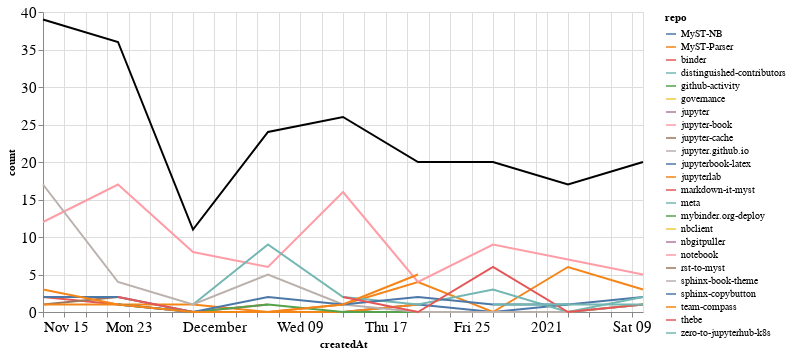

This figure's notebook cell:
### Markdown cell above
### Comments

### Code cell
comments_time = comments.groupby('repo').resample('W', on='createdAt').count()['author'].reset_index()
comments_time = comments_time.rename(columns={'author': 'count'})
comments_time_total = comments_time.groupby('createdAt').agg({"count": "sum"}).reset_index()
ch1 = alt.Chart(comments_time, width=600).mark_line().encode(
    x='createdAt',
    y='count',
    color='repo',
    tooltip="repo"
)

ch2 = alt.Chart(comments_time_total, width=600).mark_line(color="black").encode(
    x='createdAt',
    y='count',
)

ch1 + ch2

### Figure 1 — Vega-Lite specification as saved in the notebook (floating-point values rounded to 4 significant figures)
{"config": {"axisLeft": {"labelFontSize": 15}, "axisBottom": {"labelFontSize": 15}}, "layer": [{"data": {"name": "data-11114c6d2c5ae00d6985b5b91a9d11e4"}, "mark": "line", "encoding": {"color": {"type": "nominal", "field": "repo"}, "tooltip": {"type": "nominal", "field": "repo"}, "x": {"type": "temporal", "field": "createdAt"}, "y": {"type": "quantitative", "field": "count"}}, "width": 600}, {"data": {"name": "data-98dbfeb9f9ddcbe124a0586cab08dd61"}, "mark": {"type": "line", "color": "black"}, "encoding": {"x": {"type": "temporal", "field": "createdAt"}, "y": {"type": "quantitative", "field": "count"}}, "width": 600}], "$schema": "https://vega.github.io/schema/vega-lite/v4.8.1.json", "datasets": {"data-11114c6d2c5ae00d6985b5b91a9d11e4": [{"repo": "MyST-NB", "createdAt": "2020-11-22T00:00:00", "count": 2}, {"repo": "MyST-NB", "createdAt": "2020-11-29T00:00:00", "count": 0}, {"repo": "MyST-NB", "createdAt": "2020-12-06T00:00:00", "count": 0}, {"repo": "MyST-NB", "createdAt": "2020-12-13T00:00:00", "count": 0}, {"repo": "MyST-NB", "createdAt": "2020-12-20T00:00:00", "count": 1}, {"repo": "MyST-NB", "createdAt": "2020-12-27T00:00:00", "count": 0}, {"repo": "MyST-NB", "createdAt": "2021-01-03T00:00:00", "count": 1}, {"repo": "MyST-NB", "createdAt": "2021-01-10T00:00:00", "count": 2}, {"repo": "MyST-Parser", "createdAt": "2020-11-22T00:00:00", "count": 1}, {"repo": "MyST-Parser", "createdAt": "2020-11-29T00:00:00", "count": 0}, {"repo": "MyST-Parser", "createdAt": "2020-12-06T00:00:00", "count": 0}, {"repo": "MyST-Parser", "createdAt": "2020-12-13T00:00:00", "count": 1}, {"repo": "MyST-Parser", "createdAt": "2020-12-20T00:00:00", "count": 4}, {"repo": "MyST-Parser", "createdAt": "2020-12-27T00:00:00", "count": 0}, {"repo": "MyST-Parser", "createdAt": "2021-01-03T00:00:00", "count": 6}, {"repo": "MyST-Parser", "createdAt": "2021-01-10T00:00:00", "count": 3}, {"repo": "binder", "createdAt": "2020-11-15T00:00:00", "count": 2}, {"repo": "binder", "createdAt": "2020-11-22T00:00:00", "count": 1}, {"repo": "distinguished-contributors", "createdAt": "2020-12-20T00:00:00", "count": 1}, {"repo": "github-activity", "createdAt": "2020-12-13T00:00:00", "count": 1}, {"repo": "governance", "createdAt": "2020-11-22T00:00:00", "count": 1}, {"repo": "jupyter", "createdAt": "2020-12-20T00:00:00", "count": 1}, {"repo": "jupyter-book", "createdAt": "2020-11-15T00:00:00", "count": 12}, {"repo": "jupyter-book", "createdAt": "2020-11-22T00:00:00", "count": 17}, {"repo": "jupyter-book", "createdAt": "2020-11-29T00:00:00", "count": 8}, {"repo": "jupyter-book", "createdAt": "2020-12-06T00:00:00", "count": 6}, {"repo": "jupyter-book", "createdAt": "2020-12-13T00:00:00", "count": 16}, {"repo": "jupyter-book", "createdAt": "2020-12-20T00:00:00", "count": 4}, {"repo": "jupyter-book", "createdAt": "2020-12-27T00:00:00", "count": 9}, {"repo": "jupyter-book", "createdAt": "2021-01-03T00:00:00", "count": 7}, {"repo": "jupyter-book", "createdAt": "2021-01-10T00:00:00", "count": 5}, {"repo": "jupyter-cache", "createdAt": "2020-11-15T00:00:00", "count": 1}, {"repo": "jupyter-cache", "createdAt": "2020-11-22T00:00:00", "count": 2}, {"repo": "jupyter.github.io", "createdAt": "2021-01-10T00:00:00", "count": 2}, {"repo": "jupyterbook-latex", "createdAt": "2020-11-15T00:00:00", "count": 2}, {"repo": "jupyterbook-latex", "createdAt": "2020-11-22T00:00:00", "count": 2}, {"repo": "jupyterlab", "createdAt": "2020-11-15T00:00:00", "count": 1}, {"repo": "jupyterlab", "createdAt": "2020-11-22T00:00:00", "count": 1}, {"repo": "jupyterlab", "createdAt": "2020-11-29T00:00:00", "count": 1}, {"repo": "jupyterlab", "createdAt": "2020-12-06T00:00:00", "count": 0}, {"repo": "jupyterlab", "createdAt": "2020-12-13T00:00:00", "count": 0}, {"repo": "jupyterlab", "createdAt": "2020-12-20T00:00:00", "count": 1}, {"repo": "markdown-it-myst", "createdAt": "2020-11-22T00:00:00", "count": 2}, {"repo": "markdown-it-myst", "createdAt": "2020-11-29T00:00:00", "count": 0}, {"repo": "markdown-it-myst", "createdAt": "2020-12-06T00:00:00", "count": 1}, {"repo": "meta", "createdAt": "2020-11-29T00:00:00", "count": 1}, {"repo": "meta", "createdAt": "2020-12-06T00:00:00", "count": 9}, {"repo": "meta", "createdAt": "2020-12-13T00:00:00", "count": 2}, {"repo": "meta", "createdAt": "2020-12-20T00:00:00", "count": 1}, {"repo": "meta", "createdAt": "2020-12-27T00:00:00", "count": 3}, {"repo": "meta", "createdAt": "2021-01-03T00:00:00", "count": 0}, {"repo": "meta", "createdAt": "2021-01-10T00:00:00", "count": 2}, {"repo": "mybinder.org-deploy", "createdAt": "2020-11-22T00:00:00", "count": 1}, {"repo": "mybinder.org-deploy", "createdAt": "2020-11-29T00:00:00", "count": 0}, {"repo": "mybinder.org-deploy", "createdAt": "2020-12-06T00:00:00", "count": 1}, {"repo": "mybinder.org-deploy", "createdAt": "2020-12-13T00:00:00", "count": 0}, {"repo": "mybinder.org-deploy", "createdAt": "2020-12-20T00:00:00", "count": 0}, {"repo": "mybinder.org-deploy", "createdAt": "2020-12-27T00:00:00", "count": 0}, {"repo": "mybinder.org-deploy", "createdAt": "2021-01-03T00:00:00", "count": 0}, {"repo": "mybinder.org-deploy", "createdAt": "2021-01-10T00:00:00", "count": 1}, {"repo": "nbclient", "createdAt": "2020-12-13T00:00:00", "count": 1}, {"repo": "nbgitpuller", "createdAt": "2021-01-10T00:00:00", "count": 2}, {"repo": "notebook", "createdAt": "2020-11-15T00:00:00", "count": 1}, {"repo": "rst-to-myst", "createdAt": "2021-01-03T00:00:00", "count": 1}, {"repo": "sphinx-book-theme", "createdAt": "2020-11-15T00:00:00", "count": 17}, {"repo": "sphinx-book-theme", "createdAt": "2020-11-22T00:00:00", "count": 4}, {"repo": "sphinx-book-theme", "createdAt": "2020-11-29T00:00:00", "count": 1}, {"repo": "sphinx-book-theme", "createdAt": "2020-12-06T00:00:00", "count": 5}, {"repo": "sphinx-book-theme", "createdAt": "2020-12-13T00:00:00", "count": 1}, {"repo": "sphinx-book-theme", "createdAt": "2020-12-20T00:00:00", "count": 0}, {"repo": "sphinx-book-theme", "createdAt": "2020-12-27T00:00:00", "count": 0}, {"repo": "sphinx-book-theme", "createdAt": "2021-01-03T00:00:00", "count": 0}, {"repo": "sphinx-book-theme", "createdAt": "2021-01-10T00:00:00", "count": 1}, {"repo": "sphinx-copybutton", "createdAt": "2020-11-22T00:00:00", "count": 1}, {"repo": "sphinx-copybutton", "createdAt": "2020-11-29T00:00:00", "count": 0}, {"repo": "sphinx-copybutton", "createdAt": "2020-12-06T00:00:00", "count": 2}, {"repo": "sphinx-copybutton", "createdAt": "2020-12-13T00:00:00", "count": 1}, {"repo": "sphinx-copybutton", "createdAt": "2020-12-20T00:00:00", "count": 2}, {"repo": "sphinx-copybutton", "createdAt": "2020-12-27T00:00:00", "count": 1}, {"repo": "sphinx-copybutton", "createdAt": "2021-01-03T00:00:00", "count": 1}, {"repo": "team-compass", "createdAt": "2020-11-15T00:00:00", "count": 3}, {"repo": "team-compass", "createdAt": "2020-11-22T00:00:00", "count": 1}, {"repo": "team-compass", "createdAt": "2020-11-29T00:00:00", "count": 0}, {"repo": "team-compass", "createdAt": "2020-12-06T00:00:00", "count": 0}, {"repo": "team-compass", "createdAt": "2020-12-13T00:00:00", "count": 1}, {"repo": "team-compass", "createdAt": "2020-12-20T00:00:00", "count": 5}, {"repo": "thebe", "createdAt": "2020-12-13T00:00:00", "count": 2}, {"repo": "thebe", "createdAt": "2020-12-20T00:00:00", "count": 0}, {"repo": "thebe", "createdAt": "2020-12-27T00:00:00", "count": 6}, {"repo": "thebe", "createdAt": "2021-01-03T00:00:00", "count": 0}, {"repo": "thebe", "createdAt": "2021-01-10T00:00:00", "count": 1}, {"repo": "zero-to-jupyterhub-k8s", "createdAt": "2020-12-27T00:00:00", "count": 1}, {"repo": "zero-to-jupyterhub-k8s", "createdAt": "2021-01-03T00:00:00", "count": 1}, {"repo": "zero-to-jupyterhub-k8s", "createdAt": "2021-01-10T00:00:00", "count": 1}], "data-98dbfeb9f9ddcbe124a0586cab08dd61": [{"createdAt": "2020-11-15T00:00:00", "count": 39}, {"createdAt": "2020-11-22T00:00:00", "count": 36}, {"createdAt": "2020-11-29T00:00:00", "count": 11}, {"createdAt": "2020-12-06T00:00:00", "count": 24}, {"createdAt": "2020-12-13T00:00:00", "count": 26}, {"createdAt": "2020-12-20T00:00:00", "count": 20}, {"createdAt": "2020-12-27T00:00:00", "count": 20}, {"createdAt": "2021-01-03T00:00:00", "count": 17}, {"createdAt": "2021-01-10T00:00:00", "count": 20}]}}
